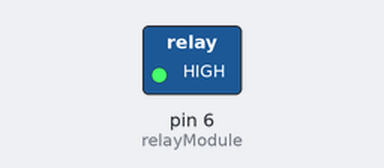
The sketch below on a simulated Arduino Uno, built with avr-gcc and run on an emulated ATmega328P. On the bench: switched loads named in the sketch (green lamp = pin HIGH). Dashed ring = blinking.

Above: at 0.5 s.
Timing chart, 0 to 4.6 s (numbered marks = the images above):
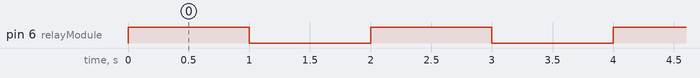

The sketch:

relay_module_test.ino
```cpp
int relayModule = 6;

void setup() {
  // put your setup code here, to run once:
  pinMode(relayModule, OUTPUT);
}

void loop() {
  // put your main code here, to run repeatedly:
  digitalWrite(relayModule, HIGH);
  delay(1000);
  digitalWrite(relayModule, LOW);
  delay(1000);
}
```

Measured:
- by itself, pin 6 (relayModule): alternates HIGH for 1.0 s and LOW for 1.0 s
